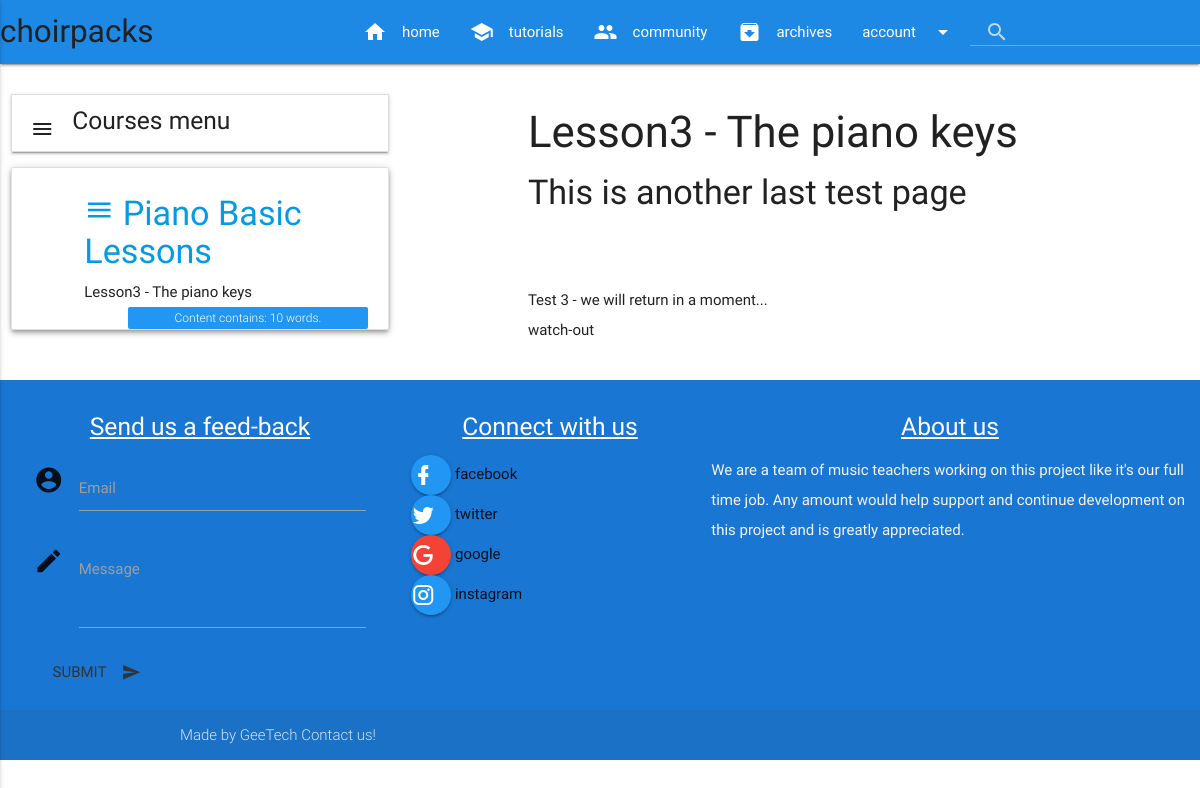
Page /courses/1/3/ on the committed database.
### courses/models.py (models this page shows, shortened)
class Step(models.Model):
	title = models.CharField(max_length=255)
	description = models.TextField()
	content = models.TextField(blank=True, default='')
	order = models.IntegerField(default=0)
	course = models.ForeignKey(Course)
	class Meta:
		ordering = ['order',]

class Course(models.Model):
	created_at = models.DateTimeField(auto_now_add=True)
	title = models.CharField(max_length=255)
	description = models.TextField()
	topic_img = models.ImageField(upload_to='media/topic_img')

### courses/views.py (the view)
# urls.py: url(r'(?P<course_pk>\d+)/(?P<step_pk>\d+)/$', views.step_detail, name="step_detail" ),
def step_detail(request, course_pk, step_pk):
	step = get_object_or_404(Step, course_id=course_pk, pk=step_pk)
	return render(request, 'courses/step_detail.html', {'step': step})

### courses/templatetags/course_extras.py (called while the page is built)
@register.inclusion_tag('courses/course_nav.html')
def nav_courses_list():
	courses = Course.objects.all()
	return {'courses': courses}

@register.filter('time_estimate')
def time_estimate(word_count):
	minutes = round(word_count/20)
	return minutes

### courses/templates/courses/step_detail.html (shortened to what this page needs)
{% extends "layout.html" %}
{% load course_extras %}
{% block content %}
{% include "navbar.html" %}
<br>
      <div class="container-fluid">
        <div class="row">
          <div class="col s12 m5 l4">
          <ul class="collapsible" data-collapsible="accordion">
            <li>
              <div class="collapsible-header">
                <h5>Courses menu <i class="material-icons circle">menu</i></h5>
			  </div>
            </li>
          </ul>
			  <ul class="z-depth-2 collection">
				<li class="collection-item avatar">
				  <span class="title">
				  <h4><a href="{% url 'courses:course_detail' pk=step.course.pk %}">
				  <i class="small material-icons block ">menu</i>
					  {{ step.course.title }}</a></h4></span>
				  <h6>{{ step.title }}</h6>
					{% with cont=step.content %}
					<span class="new badge blue">Content contains: {{ cont|wordcount }} words.
					<br>Estimated time to complete: {{ cont|wordcount|time_estimate }} minute{{ cont|wordcount|time_estimate|pluralize }}</span>
					{% endwith %}
				</li>
			  </ul>
	     </div>
	  <div class="col s12 m7 l8">
		 <div class="container">
			<article>
			 <h3>{{ step.title }}</h3>
			 <h4>{{ step.description }}</h4>
				<br><br>
				{% with con=step.content %}
			    <p>{{ con|linebreaks }}</p>
				{% endwith %}
			</article>
		 </div>
	  </div>
    </div>
  </div>
{% endblock %}

### static/css/style.css (style rules this page uses)
p { line-height: 2rem; }

### rows in the picture
Step: course "Piano Basic Lessons", title "Lesson3 - The piano keys", content "10", description "This is another last test page", content "Test 3 - we will return in a moment... watch-out"
